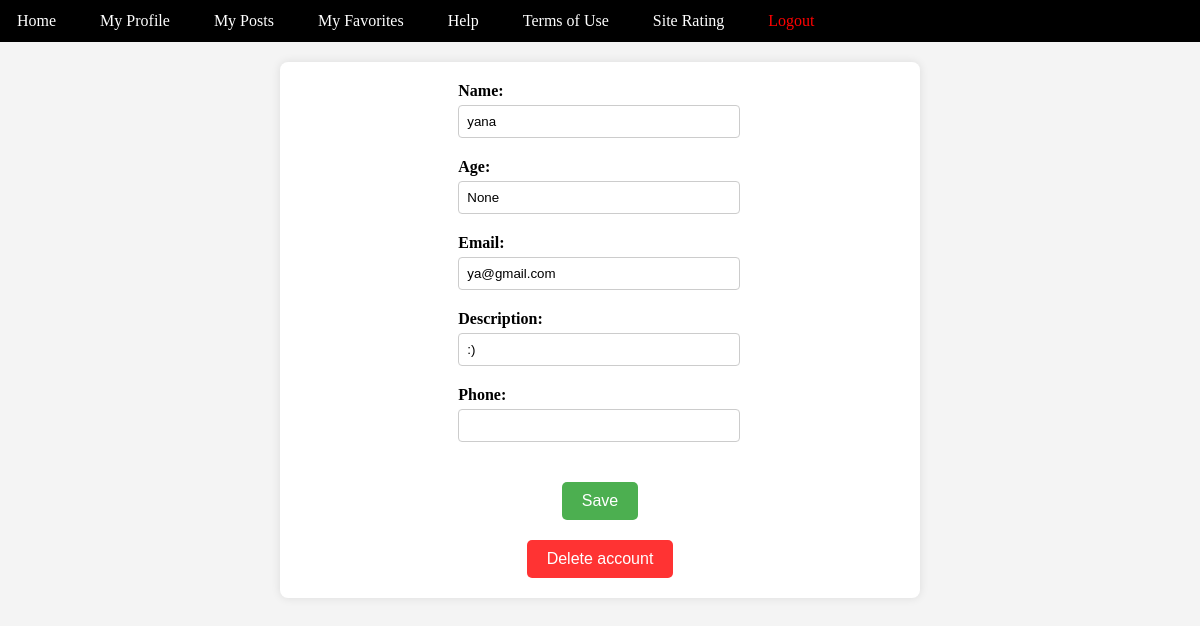
/profile/ (signed in), run on the app's committed database.
### login/models.py (models this page shows)
class User(models.Model):
    name = models.TextField(null=True)
    mail = models.EmailField(unique=True)
    password = models.CharField(max_length=100)
    age = models.IntegerField(null=True, blank=True)
    description = models.TextField()
    favorites = models.JSONField(default=list)
    my_posts = models.JSONField(default=list)
    site_rating = models.IntegerField(default=0, choices=[(i, i) for i in range(6)])

### project/views.py (the view)
# urls.py: path("profile/", profile, name="profile"),
def profile(request):
    global_user_id = request.session.get('global_user_id')
    context = None
    if global_user_id:
        user = User.objects.get(id=global_user_id)
        context = {'user': user}
    return render(request, 'profilepage.html', context)

### templates/profilepage.html (shortened to what this page needs)
<!DOCTYPE html>
<html lang="eng">
<head>
</head>
<body>
{% extends 'toolbar.html' %}
{% block content %}
<div class="container">
   <form id="profile-form" method="post" action="{% url 'save_profile_changes' %}">
        <div class="profile-info">
            <label for="name">Name:</label>
            <input type="text" id="name" name="name" value="{{ user.name }}" readonly onclick="enableEdit(this)">
        </div>
        <div class="profile-info">
            <label for="age">Age:</label>
            <input type="text" id="age" name="age" value="{{ user.age }}" readonly onclick="enableEdit(this)">
        </div>
        <div class="profile-info">
            <label for="mail">Email:</label>
            <input type="text" id="mail" name="mail" value="{{ user.mail }}" readonly onclick="enableEdit(this)">
        </div>
        <div class="profile-info">
            <label for="description">Description:</label>
            <input type="text" id="description" name="description" value="{{ user.description }}" readonly onclick="enableEdit(this)">
        </div>
       <div class="profile-info">
            <label for="phone">Phone:</label>
            <input type="text" id="phone" name="phone" value="{{ user.phone }}" readonly onclick="enableEdit(this)">
        </div>
    </form>
    <button class="save-button" onclick="saveChanges()">Save</button>
    <form id="deleteForm" action="{% url 'delete_account' %}" method="post">
    <button type="submit" class="delete-button">Delete account</button>
</form>
</div>
</body>
</html>
{% endblock %}

### templates/profilepage.html (style rules this page uses)
body { font-family: Arial, sans-serif; margin: 0; padding: 0; box-sizing: border-box; background-color: #f4f4f4; }
.container { max-width: 600px; margin: 20px auto; padding: 20px; background-color: #fff; border-radius: 8px; box-shadow: 0 0 10px rgba(0, 0, 0, 0.1); text-align: center; display: flex; flex-direction: column; align-items: center; }
.profile-info { margin-bottom: 20px; text-align: left; width: 100%; }
.profile-info label { font-weight: bold; }
.profile-info input { width: calc(100% - 20px); padding: 8px; margin-top: 5px; border: 1px solid #ccc; border-radius: 4px; }
.save-button, .delete-button { margin-top: 20px; padding: 10px 20px; border: none; border-radius: 5px; cursor: pointer; font-size: 16px; transition: background-color 0.3s ease; }
.save-button { background-color: #4caf50; color: #fff; }
.delete-button { background-color: #ff3333; color: #fff; }

### templates/toolbar.html (style rules this page uses)
body { font-family: Copperplate; margin: 0; padding: 0; box-sizing: border-box; background-color: #f4f4f4; }

### data on the page
User: name "yana", age "None", mail "ya@gmail.com", description ":)"
